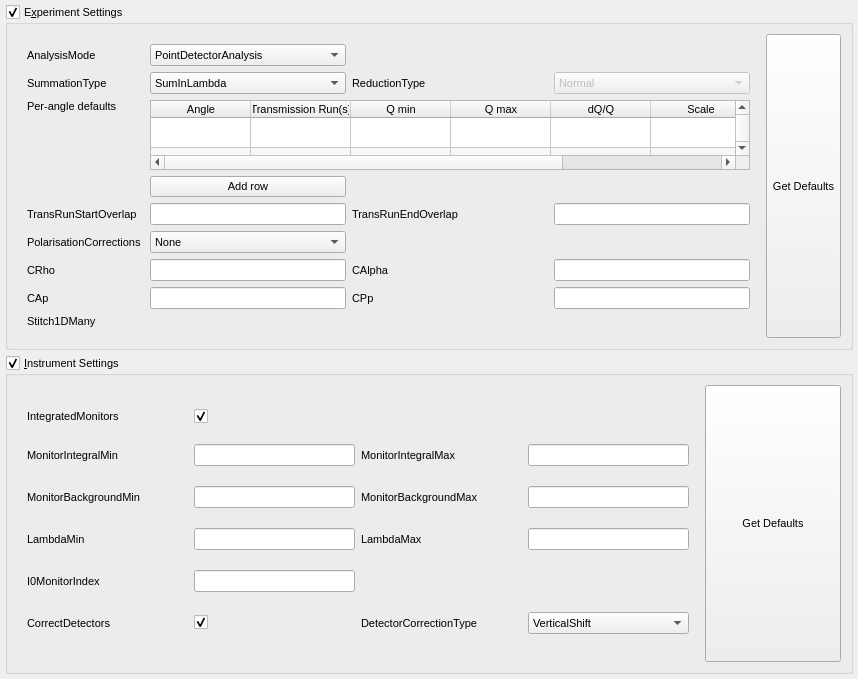
<?xml version="1.0" encoding="UTF-8"?>
<ui version="4.0">
 <class>ReflSettingsWidget</class>
 <widget class="QWidget" name="ReflSettingsWidget">
  <property name="geometry">
   <rect>
    <x>0</x>
    <y>0</y>
    <width>858</width>
    <height>679</height>
   </rect>
  </property>
  <property name="baseSize">
   <size>
    <width>0</width>
    <height>0</height>
   </size>
  </property>
  <property name="font">
   <font>
    <pointsize>8</pointsize>
    <weight>50</weight>
    <bold>false</bold>
   </font>
  </property>
  <property name="windowTitle">
   <string>Settings Tab</string>
  </property>
  <layout class="QVBoxLayout" name="settingsMainLayout" stretch="1,1">
   <property name="leftMargin">
    <number>5</number>
   </property>
   <property name="topMargin">
    <number>5</number>
   </property>
   <property name="rightMargin">
    <number>5</number>
   </property>
   <property name="bottomMargin">
    <number>5</number>
   </property>
   <item>
    <widget class="QGroupBox" name="expSettingsGroup">
     <property name="title">
      <string>E&amp;xperiment Settings</string>
     </property>
     <property name="checkable">
      <bool>true</bool>
     </property>
     <layout class="QHBoxLayout" name="horizontalLayout_2" stretch="10,2">
      <item>
       <layout class="QGridLayout" name="expSettingsLayout0" rowstretch="1,1,1,1,1,1,1,1,0,0,0,0" columnstretch="1,1,1,1">
        <property name="leftMargin">
         <number>10</number>
        </property>
        <property name="topMargin">
         <number>10</number>
        </property>
        <property name="rightMargin">
         <number>10</number>
        </property>
        <property name="bottomMargin">
         <number>10</number>
        </property>
        <item row="10" column="1">
         <widget class="QLineEdit" name="CApEdit"/>
        </item>
        <item row="1" column="0">
         <widget class="QLabel" name="summationTypeLabel">
          <property name="minimumSize">
           <size>
            <width>117</width>
            <height>0</height>
           </size>
          </property>
          <property name="text">
           <string>SummationType</string>
          </property>
         </widget>
        </item>
        <item row="10" column="0">
         <widget class="QLabel" name="CApLabel">
          <property name="text">
           <string>CAp</string>
          </property>
         </widget>
        </item>
        <item row="8" column="0">
         <widget class="QLabel" name="polCorrLabel">
          <property name="minimumSize">
           <size>
            <width>117</width>
            <height>0</height>
           </size>
          </property>
          <property name="text">
           <string>PolarisationCorrections</string>
          </property>
         </widget>
        </item>
        <item row="0" column="0">
         <widget class="QLabel" name="analysisModeLabel">
          <property name="text">
           <string>AnalysisMode</string>
          </property>
         </widget>
        </item>
        <item row="3" column="0">
         <widget class="QLabel" name="perAngleTableLabel">
          <property name="text">
           <string>Per-angle defaults</string>
          </property>
          <property name="alignment">
           <set>Qt::AlignLeading|Qt::AlignLeft|Qt::AlignTop</set>
          </property>
         </widget>
        </item>
        <item row="1" column="1">
         <widget class="QComboBox" name="summationTypeComboBox">
          <property name="sizePolicy">
           <sizepolicy hsizetype="Expanding" vsizetype="Fixed">
            <horstretch>0</horstretch>
            <verstretch>0</verstretch>
           </sizepolicy>
          </property>
          <item>
           <property name="text">
            <string>SumInLambda</string>
           </property>
          </item>
          <item>
           <property name="text">
            <string>SumInQ</string>
           </property>
          </item>
         </widget>
        </item>
        <item row="9" column="0">
         <widget class="QLabel" name="CRhoLabel">
          <property name="text">
           <string>CRho</string>
          </property>
         </widget>
        </item>
        <item row="0" column="1">
         <widget class="QComboBox" name="analysisModeComboBox">
          <property name="sizePolicy">
           <sizepolicy hsizetype="MinimumExpanding" vsizetype="Fixed">
            <horstretch>0</horstretch>
            <verstretch>0</verstretch>
           </sizepolicy>
          </property>
          <item>
           <property name="text">
            <string>PointDetectorAnalysis</string>
           </property>
          </item>
          <item>
           <property name="text">
            <string>MultiDetectorAnalysis</string>
           </property>
          </item>
         </widget>
        </item>
        <item row="8" column="1">
         <widget class="QComboBox" name="polCorrComboBox">
          <property name="sizePolicy">
           <sizepolicy hsizetype="MinimumExpanding" vsizetype="Fixed">
            <horstretch>0</horstretch>
            <verstretch>0</verstretch>
           </sizepolicy>
          </property>
          <item>
           <property name="text">
            <string>None</string>
           </property>
          </item>
          <item>
           <property name="text">
            <string>PA</string>
           </property>
          </item>
          <item>
           <property name="text">
            <string>PNR</string>
           </property>
          </item>
         </widget>
        </item>
        <item row="9" column="3">
         <widget class="QLineEdit" name="CAlphaEdit"/>
        </item>
        <item row="10" column="2">
         <widget class="QLabel" name="CPpLabel">
          <property name="minimumSize">
           <size>
            <width>117</width>
            <height>0</height>
           </size>
          </property>
          <property name="text">
           <string>CPp</string>
          </property>
         </widget>
        </item>
        <item row="9" column="1">
         <widget class="QLineEdit" name="CRhoEdit"/>
        </item>
        <item row="10" column="3">
         <widget class="QLineEdit" name="CPpEdit"/>
        </item>
        <item row="9" column="2">
         <widget class="QLabel" name="CAlphaLabel">
          <property name="minimumSize">
           <size>
            <width>117</width>
            <height>0</height>
           </size>
          </property>
          <property name="text">
           <string>CAlpha</string>
          </property>
         </widget>
        </item>
        <item row="6" column="1">
         <widget class="QPushButton" name="addPerAngleOptionsButton">
          <property name="toolTip">
           <string>Add another row to the per-angle options table</string>
          </property>
          <property name="whatsThis">
           <string>Adds another row to the per-angle options table so that additional angles can be added</string>
          </property>
          <property name="text">
           <string>Add row</string>
          </property>
         </widget>
        </item>
        <item row="7" column="0">
         <widget class="QLabel" name="startOverlapLabel">
          <property name="text">
           <string>TransRunStartOverlap</string>
          </property>
         </widget>
        </item>
        <item row="7" column="1">
         <widget class="QLineEdit" name="startOverlapEdit"/>
        </item>
        <item row="7" column="2">
         <widget class="QLabel" name="endOverlapLabel">
          <property name="minimumSize">
           <size>
            <width>117</width>
            <height>0</height>
           </size>
          </property>
          <property name="text">
           <string>TransRunEndOverlap</string>
          </property>
         </widget>
        </item>
        <item row="7" column="3">
         <widget class="QLineEdit" name="endOverlapEdit"/>
        </item>
        <item row="3" column="1" rowspan="3" colspan="3">
         <widget class="QTableWidget" name="optionsTable">
          <property name="sizePolicy">
           <sizepolicy hsizetype="MinimumExpanding" vsizetype="Expanding">
            <horstretch>0</horstretch>
            <verstretch>0</verstretch>
           </sizepolicy>
          </property>
          <property name="minimumSize">
           <size>
            <width>600</width>
            <height>0</height>
           </size>
          </property>
          <property name="toolTip">
           <string>Specify options based on the run angle. Leave the angle empty to specify defaults for all runs.</string>
          </property>
          <property name="whatsThis">
           <string>This table allows you to specify default values for runs that do not have values specified on the Runs tab. You can specify these on a per-angle basis, where the angle from the Runs table will be looked up in the this table and those options will be used where a match is found. You may also leave the angle blank in this table to specify the default options that should be used for all runs.</string>
          </property>
          <property name="alternatingRowColors">
           <bool>true</bool>
          </property>
          <property name="sortingEnabled">
           <bool>true</bool>
          </property>
          <property name="rowCount">
           <number>3</number>
          </property>
          <property name="columnCount">
           <number>7</number>
          </property>
          <attribute name="horizontalHeaderVisible">
           <bool>true</bool>
          </attribute>
          <attribute name="horizontalHeaderMinimumSectionSize">
           <number>40</number>
          </attribute>
          <attribute name="horizontalHeaderStretchLastSection">
           <bool>true</bool>
          </attribute>
          <attribute name="verticalHeaderVisible">
           <bool>false</bool>
          </attribute>
          <row>
           <property name="text">
            <string>New Row</string>
           </property>
          </row>
          <row>
           <property name="text">
            <string>New Row</string>
           </property>
          </row>
          <row>
           <property name="text">
            <string>New Row</string>
           </property>
          </row>
          <column>
           <property name="text">
            <string>Angle</string>
           </property>
           <property name="toolTip">
            <string/>
           </property>
          </column>
          <column>
           <property name="text">
            <string>Transmission Run(s)</string>
           </property>
          </column>
          <column>
           <property name="text">
            <string>Q min</string>
           </property>
          </column>
          <column>
           <property name="text">
            <string>Q max</string>
           </property>
          </column>
          <column>
           <property name="text">
            <string>dQ/Q</string>
           </property>
          </column>
          <column>
           <property name="text">
            <string>Scale</string>
           </property>
          </column>
          <column>
           <property name="text">
            <string>ProcessingInstructions</string>
           </property>
          </column>
         </widget>
        </item>
        <item row="1" column="3">
         <widget class="QComboBox" name="reductionTypeComboBox">
          <property name="enabled">
           <bool>false</bool>
          </property>
          <property name="sizePolicy">
           <sizepolicy hsizetype="Expanding" vsizetype="Fixed">
            <horstretch>0</horstretch>
            <verstretch>0</verstretch>
           </sizepolicy>
          </property>
          <item>
           <property name="text">
            <string>Normal</string>
           </property>
          </item>
          <item>
           <property name="text">
            <string>DivergentBeam</string>
           </property>
          </item>
          <item>
           <property name="text">
            <string>NonFlatSample</string>
           </property>
          </item>
         </widget>
        </item>
        <item row="1" column="2">
         <widget class="QLabel" name="reductionTypeLabel">
          <property name="minimumSize">
           <size>
            <width>117</width>
            <height>0</height>
           </size>
          </property>
          <property name="text">
           <string>ReductionType</string>
          </property>
         </widget>
        </item>
        <item row="11" column="0">
         <widget class="QLabel" name="stitchLabel">
          <property name="text">
           <string>Stitch1DMany</string>
          </property>
         </widget>
        </item>
       </layout>
      </item>
      <item>
       <widget class="QPushButton" name="getExpDefaultsButton">
        <property name="sizePolicy">
         <sizepolicy hsizetype="Preferred" vsizetype="Expanding">
          <horstretch>0</horstretch>
          <verstretch>0</verstretch>
         </sizepolicy>
        </property>
        <property name="minimumSize">
         <size>
          <width>71</width>
          <height>32</height>
         </size>
        </property>
        <property name="text">
         <string>Get Defaults</string>
        </property>
        <property name="fixedWidth" stdset="0">
         <number>70</number>
        </property>
        <property name="fixedHeight" stdset="0">
         <number>100</number>
        </property>
        <layout class="QHBoxLayout" name="getExpDefaultsButtonLayout"/>
       </widget>
      </item>
     </layout>
    </widget>
   </item>
   <item>
    <widget class="QGroupBox" name="instSettingsGroup">
     <property name="title">
      <string>&amp;Instrument Settings</string>
     </property>
     <property name="checkable">
      <bool>true</bool>
     </property>
     <layout class="QHBoxLayout" name="horizontalLayout" stretch="10,2">
      <item>
       <layout class="QGridLayout" name="instSettingsLayout0" rowstretch="1,1,1,1,1,1" columnstretch="1,1,1,1">
        <property name="leftMargin">
         <number>10</number>
        </property>
        <property name="topMargin">
         <number>10</number>
        </property>
        <property name="rightMargin">
         <number>10</number>
        </property>
        <property name="bottomMargin">
         <number>10</number>
        </property>
        <item row="5" column="0">
         <widget class="QLabel" name="correctDetectorsLabel">
          <property name="minimumSize">
           <size>
            <width>117</width>
            <height>0</height>
           </size>
          </property>
          <property name="text">
           <string>CorrectDetectors</string>
          </property>
         </widget>
        </item>
        <item row="5" column="3">
         <widget class="QComboBox" name="detectorCorrectionTypeComboBox">
          <property name="sizePolicy">
           <sizepolicy hsizetype="Expanding" vsizetype="Fixed">
            <horstretch>0</horstretch>
            <verstretch>0</verstretch>
           </sizepolicy>
          </property>
          <item>
           <property name="text">
            <string>VerticalShift</string>
           </property>
          </item>
          <item>
           <property name="text">
            <string>RotateAroundSample</string>
           </property>
          </item>
         </widget>
        </item>
        <item row="3" column="0">
         <widget class="QLabel" name="lamMinLabel">
          <property name="minimumSize">
           <size>
            <width>117</width>
            <height>0</height>
           </size>
          </property>
          <property name="text">
           <string>LambdaMin</string>
          </property>
         </widget>
        </item>
        <item row="1" column="0">
         <widget class="QLabel" name="monIntMinLabel">
          <property name="sizePolicy">
           <sizepolicy hsizetype="MinimumExpanding" vsizetype="Preferred">
            <horstretch>0</horstretch>
            <verstretch>0</verstretch>
           </sizepolicy>
          </property>
          <property name="minimumSize">
           <size>
            <width>117</width>
            <height>0</height>
           </size>
          </property>
          <property name="text">
           <string>MonitorIntegralMin</string>
          </property>
         </widget>
        </item>
        <item row="4" column="1">
         <widget class="QLineEdit" name="I0MonIndexEdit">
          <property name="sizePolicy">
           <sizepolicy hsizetype="MinimumExpanding" vsizetype="Fixed">
            <horstretch>0</horstretch>
            <verstretch>0</verstretch>
           </sizepolicy>
          </property>
          <property name="minimumSize">
           <size>
            <width>154</width>
            <height>0</height>
           </size>
          </property>
         </widget>
        </item>
        <item row="3" column="1">
         <widget class="QLineEdit" name="lamMinEdit">
          <property name="sizePolicy">
           <sizepolicy hsizetype="MinimumExpanding" vsizetype="Fixed">
            <horstretch>0</horstretch>
            <verstretch>0</verstretch>
           </sizepolicy>
          </property>
          <property name="minimumSize">
           <size>
            <width>154</width>
            <height>0</height>
           </size>
          </property>
         </widget>
        </item>
        <item row="4" column="0">
         <widget class="QLabel" name="I0MonIndexLabel">
          <property name="minimumSize">
           <size>
            <width>117</width>
            <height>0</height>
           </size>
          </property>
          <property name="text">
           <string>I0MonitorIndex</string>
          </property>
         </widget>
        </item>
        <item row="2" column="3">
         <widget class="QLineEdit" name="monBgMaxEdit"/>
        </item>
        <item row="3" column="2">
         <widget class="QLabel" name="lamMaxLabel">
          <property name="minimumSize">
           <size>
            <width>117</width>
            <height>0</height>
           </size>
          </property>
          <property name="text">
           <string>LambdaMax</string>
          </property>
         </widget>
        </item>
        <item row="2" column="2">
         <widget class="QLabel" name="monBgMaxLabel">
          <property name="minimumSize">
           <size>
            <width>117</width>
            <height>0</height>
           </size>
          </property>
          <property name="text">
           <string>MonitorBackgroundMax</string>
          </property>
         </widget>
        </item>
        <item row="3" column="3">
         <widget class="QLineEdit" name="lamMaxEdit"/>
        </item>
        <item row="0" column="1">
         <widget class="QCheckBox" name="intMonCheckBox">
          <property name="checked">
           <bool>true</bool>
          </property>
         </widget>
        </item>
        <item row="2" column="0">
         <widget class="QLabel" name="monBgMinLabel">
          <property name="minimumSize">
           <size>
            <width>117</width>
            <height>0</height>
           </size>
          </property>
          <property name="text">
           <string>MonitorBackgroundMin</string>
          </property>
         </widget>
        </item>
        <item row="2" column="1">
         <widget class="QLineEdit" name="monBgMinEdit">
          <property name="sizePolicy">
           <sizepolicy hsizetype="MinimumExpanding" vsizetype="Fixed">
            <horstretch>0</horstretch>
            <verstretch>0</verstretch>
           </sizepolicy>
          </property>
          <property name="minimumSize">
           <size>
            <width>145</width>
            <height>0</height>
           </size>
          </property>
         </widget>
        </item>
        <item row="1" column="2">
         <widget class="QLabel" name="monIntMaxLabel">
          <property name="minimumSize">
           <size>
            <width>117</width>
            <height>0</height>
           </size>
          </property>
          <property name="text">
           <string>MonitorIntegralMax</string>
          </property>
         </widget>
        </item>
        <item row="1" column="1">
         <widget class="QLineEdit" name="monIntMinEdit">
          <property name="sizePolicy">
           <sizepolicy hsizetype="MinimumExpanding" vsizetype="Fixed">
            <horstretch>0</horstretch>
            <verstretch>0</verstretch>
           </sizepolicy>
          </property>
          <property name="minimumSize">
           <size>
            <width>154</width>
            <height>0</height>
           </size>
          </property>
         </widget>
        </item>
        <item row="0" column="0">
         <widget class="QLabel" name="intMonCheckLabel">
          <property name="sizePolicy">
           <sizepolicy hsizetype="Preferred" vsizetype="Preferred">
            <horstretch>0</horstretch>
            <verstretch>0</verstretch>
           </sizepolicy>
          </property>
          <property name="minimumSize">
           <size>
            <width>117</width>
            <height>0</height>
           </size>
          </property>
          <property name="text">
           <string>IntegratedMonitors</string>
          </property>
         </widget>
        </item>
        <item row="1" column="3">
         <widget class="QLineEdit" name="monIntMaxEdit">
          <property name="sizePolicy">
           <sizepolicy hsizetype="Expanding" vsizetype="Fixed">
            <horstretch>0</horstretch>
            <verstretch>0</verstretch>
           </sizepolicy>
          </property>
         </widget>
        </item>
        <item row="5" column="1">
         <widget class="QCheckBox" name="correctDetectorsCheckBox">
          <property name="text">
           <string/>
          </property>
          <property name="checked">
           <bool>true</bool>
          </property>
         </widget>
        </item>
        <item row="5" column="2">
         <widget class="QLabel" name="detectorCorrectionTypeLabel">
          <property name="minimumSize">
           <size>
            <width>117</width>
            <height>0</height>
           </size>
          </property>
          <property name="text">
           <string>DetectorCorrectionType</string>
          </property>
         </widget>
        </item>
       </layout>
      </item>
      <item>
       <widget class="QPushButton" name="getInstDefaultsButton">
        <property name="sizePolicy">
         <sizepolicy hsizetype="Preferred" vsizetype="Expanding">
          <horstretch>0</horstretch>
          <verstretch>0</verstretch>
         </sizepolicy>
        </property>
        <property name="minimumSize">
         <size>
          <width>71</width>
          <height>32</height>
         </size>
        </property>
        <property name="text">
         <string>Get Defaults</string>
        </property>
        <property name="fixedWidth" stdset="0">
         <number>70</number>
        </property>
        <property name="fixedHeight" stdset="0">
         <number>100</number>
        </property>
        <layout class="QHBoxLayout" name="getInstDefaultsButtonLayout"/>
       </widget>
      </item>
     </layout>
    </widget>
   </item>
  </layout>
 </widget>
 <resources/>
 <connections/>
</ui>
